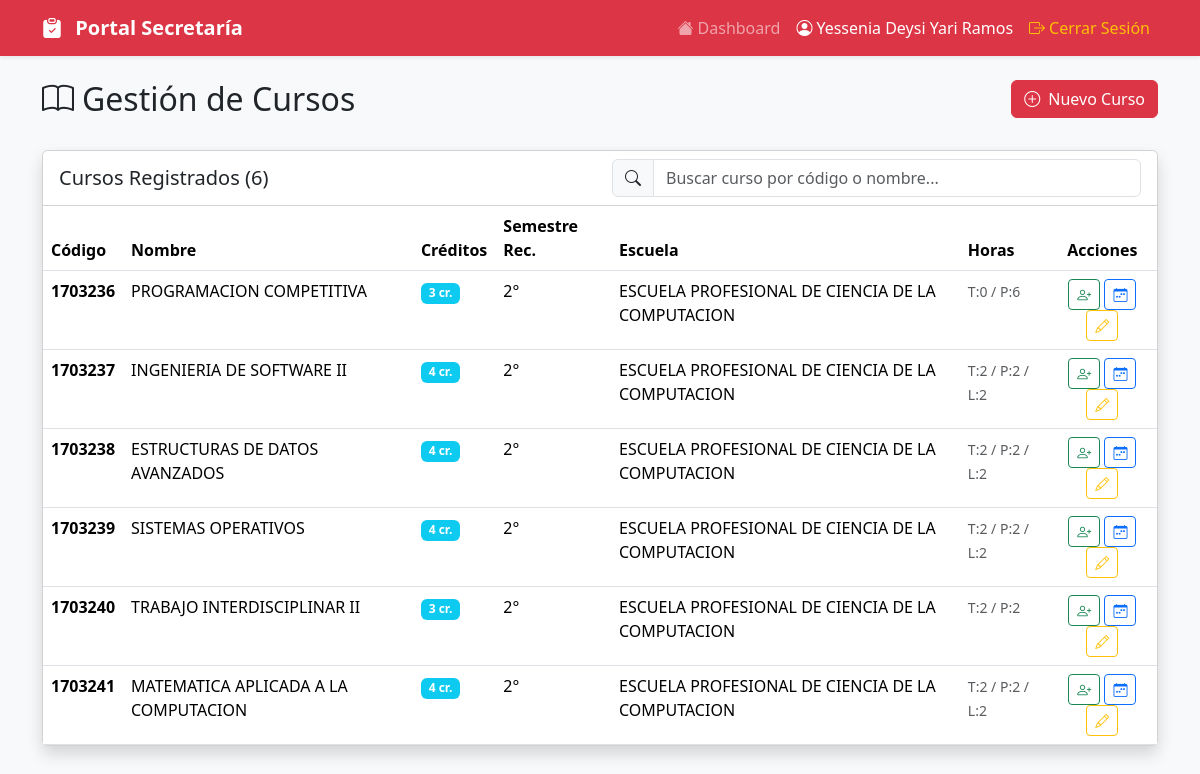
The page /gestion/cursos/ (signed in) on the database as committed earlier.
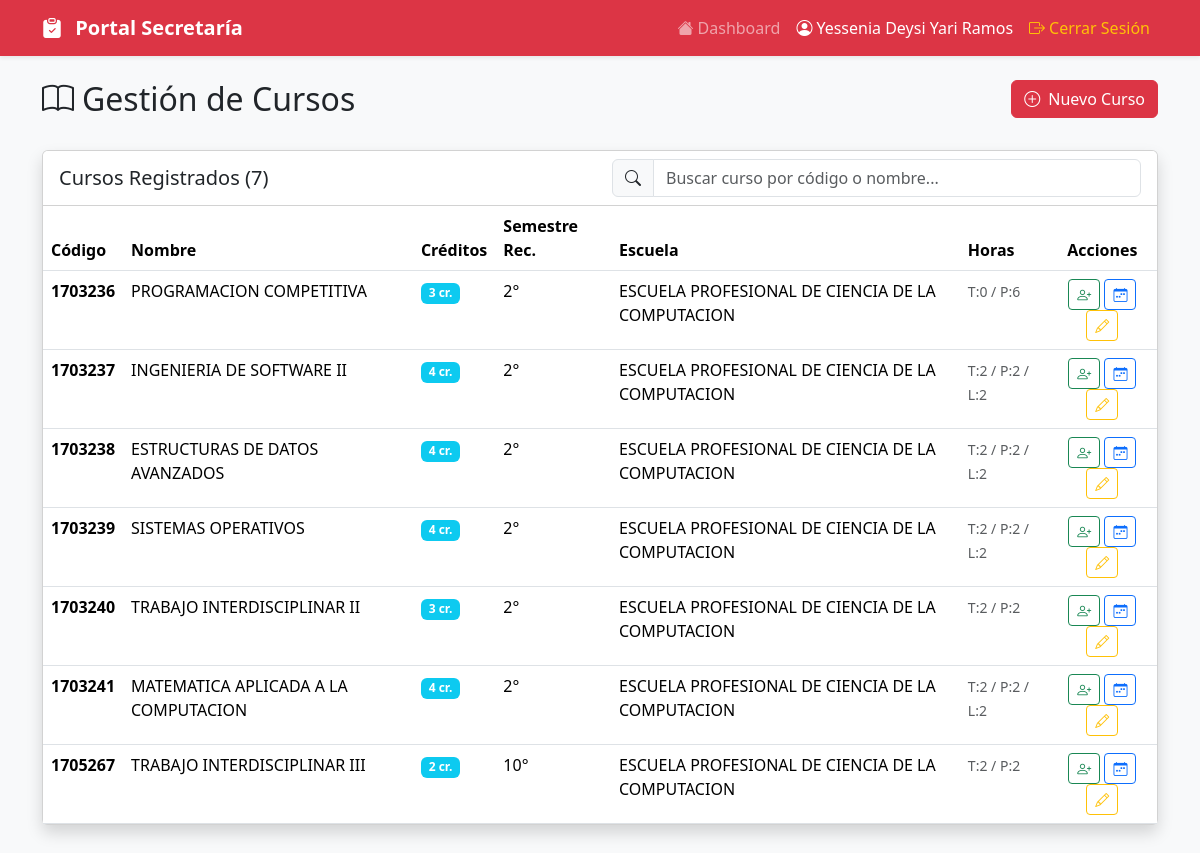
The same page on the database as committed later.
### app/models/curso/models.py (models this page shows, shortened)
class Curso(models.Model):
    codigo = models.CharField(max_length=20, unique=True, primary_key=True)
    nombre = models.CharField(max_length=200)
    descripcion = models.TextField(blank=True, null=True)
    creditos = models.IntegerField(default=3)
    horas_teoria = models.IntegerField(default=2)
    horas_practica = models.IntegerField(default=2)
    horas_laboratorio = models.IntegerField(default=0)
    semestre_recomendado = models.IntegerField(default=1)
    escuela = models.ForeignKey(
        Escuela,
        on_delete=models.PROTECT,
        related_name='cursos'
    )
    prerequisitos = models.ManyToManyField(
        'self',
        symmetrical=False,
        related_name='cursos_siguientes',
        blank=True
    )
    fecha_creacion = models.DateTimeField(auto_now_add=True)
    fecha_actualizacion = models.DateTimeField(auto_now=True)
    is_active = models.BooleanField(default=True)
    tiene_grupo_b = models.BooleanField(
        default=False,
        help_text='Si el curso tiene dos grupos (A y B)'
    )
    class Meta:
        db_table = 'curso'
        verbose_name = 'Curso'
        verbose_name_plural = 'Cursos'
        ordering = ['codigo']

### app/models/usuario/models.py (models this page shows, shortened)
class Escuela(models.Model):
    codigo = models.CharField(max_length=20, unique=True, primary_key=True)
    nombre = models.CharField(max_length=200)
    facultad = models.CharField(max_length=200, blank=True, null=True)
    descripcion = models.TextField(blank=True, null=True)
    is_active = models.BooleanField(default=True)
    class Meta:
        db_table = 'escuela'
        verbose_name = 'Escuela'
        verbose_name_plural = 'Escuelas'

### app/models/curso/admin_views.py (the view)
# urls.py: path('gestion/cursos/', listar_cursos, name='listar_cursos'),
@never_cache
@login_required
def listar_cursos(request):
    if not hasattr(request.user, 'tipo_usuario'):
        messages.error(request, 'No tiene permisos para acceder a esta página.')
        return redirect('login')
    cursos = Curso.objects.all().select_related('escuela').order_by('codigo')
    context = {
        'usuario': request.user,
        'cursos': cursos,
    }
    return render(request, 'admin/listar_cursos.html', context)

### app/models/usuario/models.py (called while the page is built)
    @property
    def nombre_completo(self):
        return f"{self.nombres} {self.apellidos}"

### Templates/admin/listar_cursos.html (shortened to what the changed rows need)
<!doctype html>
<html lang="es">
<head>
    <link href="https://cdn.jsdelivr.net/npm/bootstrap@5.3.2/dist/css/bootstrap.min.css" rel="stylesheet">
    <link rel="stylesheet" href="https://cdn.jsdelivr.net/npm/bootstrap-icons@1.11.1/font/bootstrap-icons.css">
</head>
<body class="bg-light">
    <main class="container mt-4 mb-5">
        <div class="row mb-4">
            <div class="col-md-8">
                <h2><i class="bi bi-book me-2"></i>Gestión de Cursos</h2>
            </div>
        </div>
        <div class="card shadow">
            <div class="card-header bg-white">
                <div class="row align-items-center">
                    <div class="col-md-6">
                        <h5 class="mb-0">Cursos Registrados ({{ cursos.count }})</h5>
                    </div>
                </div>
            </div>
            <div class="card-body p-0">
                {% if cursos %}
                <div class="table-responsive">
                    <table class="table table-hover mb-0" id="cursosTable">
                        <thead class="bg-light">
                            <tr>
                                <th>Código</th>
                                <th>Nombre</th>
                                <th>Créditos</th>
                                <th>Semestre Rec.</th>
                                <th>Escuela</th>
                                <th>Horas</th>
                                <th class="text-center">Acciones</th>
                            </tr>
                        </thead>
                        <tbody>
                            {% for curso in cursos %}
                            <tr>
                                <td><strong>{{ curso.codigo }}</strong></td>
                                <td>{{ curso.nombre }}</td>
                                <td><span class="badge bg-info">{{ curso.creditos }} cr.</span></td>
                                <td>{{ curso.semestre_recomendado }}°</td>
                                <td>{{ curso.escuela.nombre }}</td>
                                <td>
                                    <small class="text-muted">
                                        T:{{ curso.horas_teoria }} /
                                        P:{{ curso.horas_practica }}
                                        {% if curso.horas_laboratorio %} / L:{{ curso.horas_laboratorio }}{% endif %}
                                    </small>
                                </td>
                                <td class="text-center">
                                    <a href="{% url 'asignar_profesores' curso.codigo %}"
                                        class="btn btn-sm btn-outline-success" title="Agregar Profesores">
                                        <i class="bi bi-person-plus"></i>
                                    </a>
                                    <a href="{% url 'secretaria_horarios_cursos' %}"
                                        class="btn btn-sm btn-outline-primary" title="Gestionar Horarios">
                                        <i class="bi bi-calendar-week"></i>
                                    </a>
                                    <a href="{% url 'editar_curso' curso.codigo %}"
                                        class="btn btn-sm btn-outline-warning" title="Editar">
                                        <i class="bi bi-pencil"></i>
                                    </a>
                                </td>
                            </tr>
                            {% endfor %}
                        </tbody>
                    </table>
                </div>
                {% endif %}
            </div>
        </div>
    </main>
</body>
</html>

Rows that differ between the two databases and show on the page:
added Curso: codigo "1705267", nombre "TRABAJO INTERDISCIPLINAR III", creditos "2", semestre_recomendado "10", escuela.nombre "ESCUELA PROFESIONAL DE CIENCIA DE LA COMPUTACION", horas_teoria "2", horas_practica "2"
Other text that changed with them:
{{ cursos.count }}: "6" → "7"
